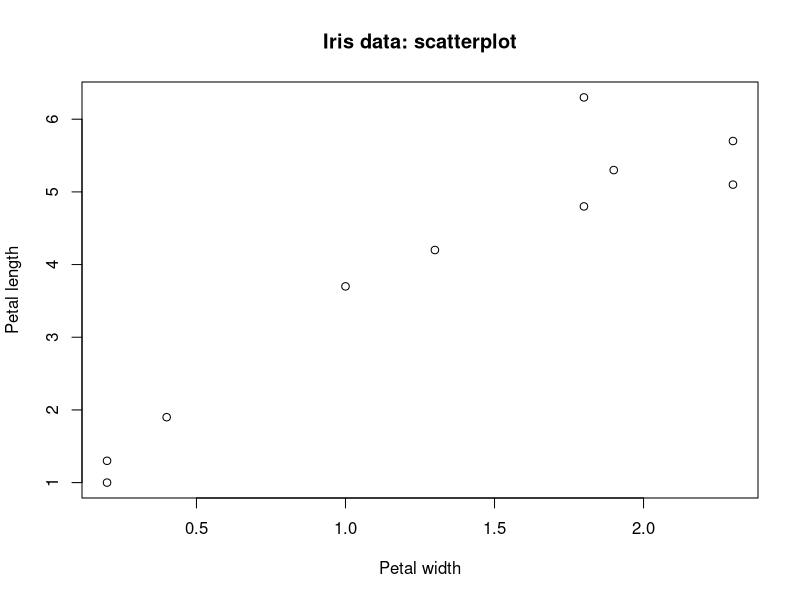
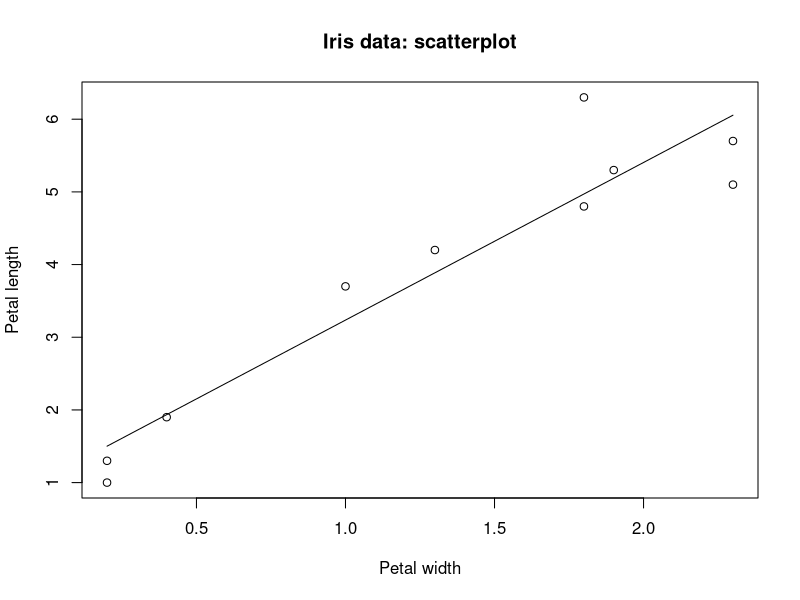
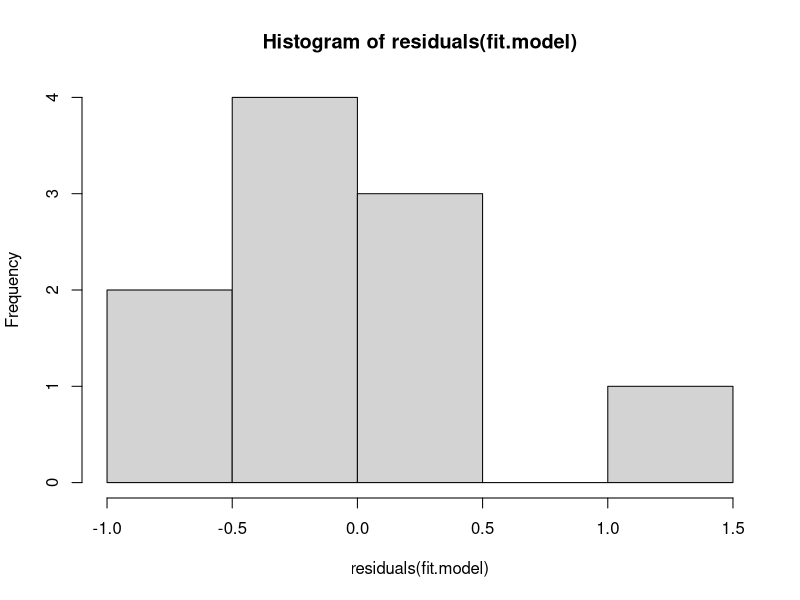

The R source for these figures, in order:
data(iris)
head(iris)

idx=c(97, 142, 121,  82, 108, 112,  71,  39,  23,  45)
iris_subset=iris[idx,]

plot(iris_subset$Petal.Width, iris_subset$Petal.Length, 
     main='Iris data: scatterplot', xlab='Petal width', ylab='Petal length')

x=iris_subset$Petal.Width
y=iris_subset$Petal.Length
n=nrow(iris_subset)

#compute b1 and b0
((n-1)/n)*cov(x,y)

MXY=mean(x*y)
MY=mean(y)
MX=mean(x)
MXsq=mean(x^2)
MYsq=mean(y^2)
VX=MXsq-MX^2
VY=MYsq-MY^2

CovXY=MXY-(MX*MY)

b_1=CovXY/VX
b_0=MY-b_1*MX

#estimated regression line
y_hat=b_0+b_1*x


#draw the regression line
plot(iris_subset$Petal.Width, iris_subset$Petal.Length, 
     main='Iris data: scatterplot', xlab='Petal width', ylab='Petal length')

curve(b_0+b_1*x, add=T)
#R^2
Rsq=(CovXY^2)/(VX*VY)
  
#residuals squared
ei_sq=(y-y_hat)^2
sum(ei_sq)
sum(ei_sq)/(n-2)
s_epsilon=sqrt(sum(ei_sq)/(n-2))


#hat SE(B_0)
se_b0=sqrt((s_epsilon^2/n)*(1+(MX^2/VX)))
  
#hat SE(B_1)
se_b1=sqrt((s_epsilon^2/n)*(1/VX))


##CI
b_0-qt(0.975, n-2)*se_b0
b_0+qt(0.975, n-2)*se_b0

b_1-qt(0.975, n-2)*se_b1
b_1+qt(0.975, n-2)*se_b1


##TEST
t0_obs=b_0/se_b0

t1_obs=b_1/se_b1

#p-value
pt(-t0_obs, 8)+(1-pt(t0_obs, 8))
pt(-t1_obs, 8)+(1-pt(t1_obs, 8))


fit.model <- lm(iris_subset$Petal.Length ~ iris_subset$Petal.Width)
summary(fit.model)

residuals(fit.model)
fit.model$fitted.values


hist(residuals(fit.model))




